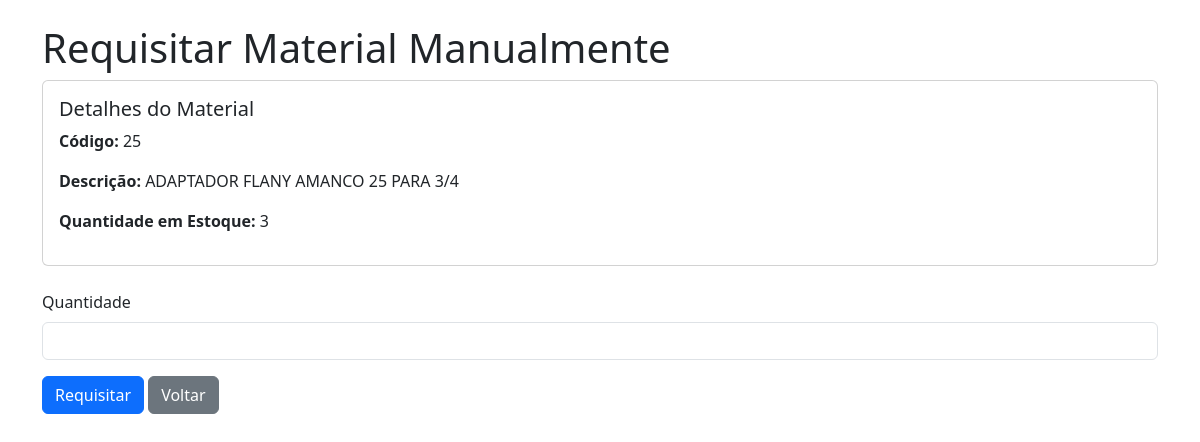
Page /requisitar_manual/25 (signed in) on the committed database.
### app.py (models this page shows, shortened)
class Materiais(db.Model):
    __tablename__ = 'Materiais'
    CodMaterial = db.Column(db.Integer, primary_key=True, autoincrement=True)
    DescricaoMaterial = db.Column(db.Text, nullable=False)
    Empresa = db.Column(db.Text, nullable=False)
    Aplicacao = db.Column(db.Text, nullable=False)
    QuantidadeEstoque = db.Column(db.Integer, default=0)
    Fornecedor = db.Column(db.Text)
    NumeroNF = db.Column(db.Text)
    FatorConsumo = db.Column(db.Float, nullable=True, default=0.0)
    Ativo = db.Column(db.Boolean, default=False)

### app.py (the view, shortened to what this page needs)
@routes_bp.route('/requisitar_manual/<int:cod_material>', methods=['GET', 'POST'])
def requisitar_manual(cod_material):
    if 'usuario' not in session:
        return redirect(url_for('routes_bp.login'))
    try:
        material = Materiais.query.get_or_404(cod_material)
        return render_template('requisitar_manual.html', material=material)
    except Exception as e:
        db.session.rollback()
        flash(f'Erro ao requisitar material: {str(e)}', 'error')
        return redirect(url_for('routes_bp.listar_estoque'))

### templates/requisitar_manual.html (shortened to what this page needs)
<!DOCTYPE html>
<html lang="pt-BR">
<head>
    <link href="https://cdn.jsdelivr.net/npm/bootstrap@5.3.3/dist/css/bootstrap.min.css" rel="stylesheet">
</head>
<body>
    <div class="container mt-4">
        <h1>Requisitar Material Manualmente</h1>
        <div class="card mb-4">
            <div class="card-body">
                <h5 class="card-title">Detalhes do Material</h5>
                <p><strong>Código:</strong> {{ material.CodMaterial }}</p>
                <p><strong>Descrição:</strong> {{ material.DescricaoMaterial }}</p>
                <p><strong>Quantidade em Estoque:</strong> {{ material.QuantidadeEstoque }}</p>
            </div>
        </div>
        <form method="POST">
            <div class="mb-3">
                <label for="quantidade" class="form-label">Quantidade</label>
                <input type="number" class="form-control" id="quantidade" name="quantidade" min="1" max="{{ material.QuantidadeEstoque }}" required>
            </div>
            <button type="submit" class="btn btn-primary">Requisitar</button>
            <a href="{{ url_for('routes_bp.listar_estoque') }}" class="btn btn-secondary">Voltar</a>
        </form>
    </div>
</body>
</html>

### rows in the picture
Materiais: CodMaterial "25", DescricaoMaterial "ADAPTADOR FLANY AMANCO 25 PARA 3/4", QuantidadeEstoque "3"
